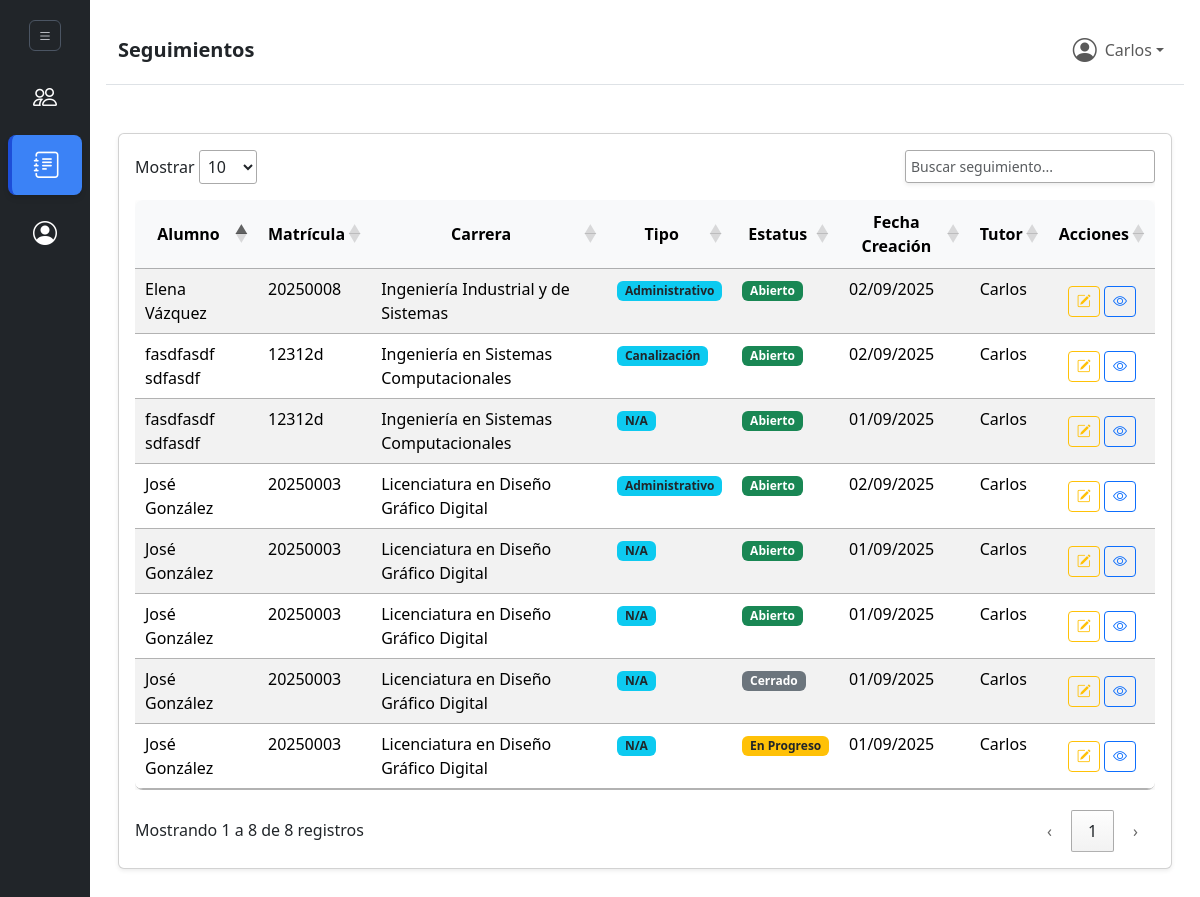
The page /seguimientos (signed in) on the database its author committed.
### tables this page shows
CREATE TABLE `seguimientos` (
  `id_seguimiento` bigint(20) UNSIGNED NOT NULL,
  `descripcion` text NOT NULL,
  `estatus` tinyint(4) NOT NULL DEFAULT 1 COMMENT '1=Abierto, 2=En Progreso, 3=Cerrado',
  `fecha_creacion` timestamp NOT NULL DEFAULT current_timestamp(),
  `fecha_movimiento` timestamp NOT NULL DEFAULT current_timestamp() ON UPDATE current_timestamp(),
  `fecha_compromiso` date DEFAULT NULL,
  `usuarios_id_usuario_movimiento` int(10) UNSIGNED DEFAULT NULL,
  `alumnos_id_alumno` int(10) UNSIGNED NOT NULL,
  `tutor_id` int(10) UNSIGNED DEFAULT NULL,
  `tipo_seguimiento_id` int(10) UNSIGNED DEFAULT NULL
);

CREATE TABLE `alumnos` (
  `id_alumno` int(10) UNSIGNED NOT NULL,
  `matricula` varchar(20) NOT NULL,
  `nombre` varchar(120) NOT NULL,
  `apellido_paterno` varchar(60) NOT NULL,
  `apellido_materno` varchar(60) DEFAULT NULL,
  `estatus` tinyint(4) NOT NULL DEFAULT 1 COMMENT '1=Activo, 0=Inactivo, 2=Egresado, 3=Baja',
  `fecha_creacion` timestamp NOT NULL DEFAULT current_timestamp(),
  `fecha_movimiento` timestamp NOT NULL DEFAULT current_timestamp() ON UPDATE current_timestamp(),
  `usuarios_id_usuario_movimiento` int(10) UNSIGNED DEFAULT NULL,
  `carreras_id_carrera` int(10) UNSIGNED NOT NULL,
  `grupos_id_grupo` int(10) UNSIGNED DEFAULT NULL
);

CREATE TABLE `carreras` (
  `id_carrera` int(10) UNSIGNED NOT NULL,
  `nombre` varchar(100) NOT NULL,
  `fecha_creacion` timestamp NOT NULL DEFAULT current_timestamp(),
  `fecha_movimiento` timestamp NOT NULL DEFAULT current_timestamp() ON UPDATE current_timestamp(),
  `usuarios_id_usuario_movimiento` int(10) UNSIGNED DEFAULT NULL,
  `usuarios_id_usuario_coordinador` int(10) UNSIGNED DEFAULT NULL
);

CREATE TABLE `tipo_seguimiento` (
  `id_tipo_seguimiento` int(10) UNSIGNED NOT NULL,
  `nombre` varchar(100) NOT NULL
);

CREATE TABLE `usuarios` (
  `id_usuario` int(10) UNSIGNED NOT NULL,
  `nombre` varchar(80) NOT NULL,
  `apellido_paterno` varchar(50) NOT NULL,
  `apellido_materno` varchar(50) DEFAULT NULL,
  `email` varchar(100) NOT NULL,
  `password` varchar(255) NOT NULL COMMENT 'Almacenar siempre como hash, nunca texto plano',
  `estatus` tinyint(4) NOT NULL DEFAULT 1 COMMENT '1=Activo, 0=Inactivo',
  `fecha_creacion` timestamp NOT NULL DEFAULT current_timestamp(),
  `fecha_movimiento` timestamp NOT NULL DEFAULT current_timestamp() ON UPDATE current_timestamp(),
  `usuarios_id_usuario_movimiento` int(10) UNSIGNED DEFAULT NULL,
  `niveles_usuarios_id_nivel_usuario` int(10) UNSIGNED NOT NULL
);

### controllers/seguimientoController.php (called while the page is built, shortened)
<?php
class SeguimientoController {
    private $conn;
    public function __construct($conn) {
        $this->conn = $conn;
    }
    public function obtenerSeguimientosPorRol($id_usuario, $id_nivel_usuario) {
        $sql_base = "
            SELECT
                s.id_seguimiento,
                s.descripcion,
                s.estatus,
                s.fecha_creacion,
                s.fecha_compromiso,
                a.id_alumno,
                CONCAT(a.nombre, ' ', a.apellido_paterno) AS nombre_alumno,
                a.matricula,
                c.nombre AS nombre_carrera,
                u.nombre AS nombre_tutor,
                ts.nombre AS tipo_seguimiento
            FROM seguimientos s
            JOIN alumnos a ON s.alumnos_id_alumno = a.id_alumno
            JOIN usuarios u ON s.usuarios_id_usuario_movimiento = u.id_usuario
            JOIN carreras c ON a.carreras_id_carrera = c.id_carrera
            LEFT JOIN tipo_seguimiento ts ON s.tipo_seguimiento_id = ts.id_tipo_seguimiento
            LEFT JOIN usuarios ut ON s.tutor_id = ut.id_usuario
            ";
        $params = [];
        switch ($id_nivel_usuario) {
            case 3:
                $sql_base .= " WHERE s.tutor_id = :id_usuario";
                $params[':id_usuario'] = $id_usuario;
                break;
        }
        $sql_base .= " ORDER BY c.nombre ASC, s.fecha_creacion DESC";
        try {
            $stmt = $this->conn->prepare($sql_base);
            $stmt->execute($params);
            return $stmt->fetchAll(PDO::FETCH_ASSOC);
        } catch (PDOException $e) {
            return [];
        }
    }
}

### views/seguimientos.php (the view, shortened to what this page needs)
<?php
require_once __DIR__ . "/../controllers/authController.php";
require_once __DIR__ . "/../controllers/seguimientoController.php";
include 'objects/header.php';
$id_usuario_actual = $_SESSION['usuario_id'];
$id_nivel_usuario = $_SESSION['usuario_nivel'];
$seguimientoController = new SeguimientoController($conn);
$seguimientos = $seguimientoController->obtenerSeguimientosPorRol($id_usuario_actual, $id_nivel_usuario);
function getEstatusBadge(int $estatus): string {
    switch ($estatus) {
        case 1: return '<span class="badge bg-success">Abierto</span>';
        case 2: return '<span class="badge bg-warning text-dark">En Progreso</span>';
        case 3: return '<span class="badge bg-secondary">Cerrado</span>';
    }
}
function formatFecha(?string $fecha): string {
    return date("d/m/Y", strtotime($fecha));
}
?>
<div class="container py-5">
    <div class="card shadow-sm">
        <div class="card-body">
            <?php if (empty($seguimientos)): ?>
                <div class="text-center p-4">
                    <p class="mb-0">No hay seguimientos para mostrar.</p>
                </div>
            <?php else: ?>
                <div class="table-responsive">
                    <table id="tabla-seguimientos" class="table table-striped table-hover">
                        <thead class="table-light">
                            <tr>
                                <th>Alumno</th>
                                <th>Matrícula</th>
                                <th>Carrera</th>
                                <th>Tipo</th>
                                <th>Estatus</th>
                                <th>Fecha Creación</th>
                                <th>Tutor</th>
                                <th>Acciones</th>
                            </tr>
                        </thead>
                        <tbody>
                            <?php foreach ($seguimientos as $s): ?>
                                <tr>
                                    <td><?= htmlspecialchars($s['nombre_alumno']) ?></td>
                                    <td><?= htmlspecialchars($s['matricula']) ?></td>
                                    <td><?= htmlspecialchars($s['nombre_carrera']) ?></td>
                                    <td>
                                        <span class="badge bg-info text-dark">
                                            <?= htmlspecialchars($s['tipo_seguimiento'] ?? 'N/A') ?>
                                        </span>
                                    </td>
                                    <td><?= getEstatusBadge((int)$s['estatus']) ?></td>
                                    <td><?= formatFecha($s['fecha_creacion']) ?></td>
                                    <td><?= htmlspecialchars($s['nombre_tutor']) ?></td>
                                    <td>
                                        <a href="editar_seguimiento.php?id_seguimiento=<?= $s['id_seguimiento'] ?>"
                                           class="btn btn-sm btn-outline-warning"
                                           data-bs-toggle="tooltip"
                                           data-bs-placement="top"
                                           title="Editar este Seguimiento">
                                            <i class="bi bi-pencil-square"></i>
                                        </a>
                                        <a href="ver_seguimientos.php?id_alumno=<?= $s['id_alumno'] ?>"
                                           class="btn btn-sm btn-outline-primary"
                                           data-bs-toggle="tooltip"
                                           data-bs-placement="top"
                                           title="Ver Seguimientos del Alumno">
                                            <i class="bi bi-eye"></i>
                                        </a>
                                    </td>
                                </tr>
                            <?php endforeach; ?>
                        </tbody>
                    </table>
                </div>
            <?php endif; ?>
        </div>
    </div>
</div>
<?php include 'objects/footer.php'; ?>

### views/seguimientos.php (style rules this page uses)
#tabla-seguimientos { border-radius: 0.5rem; overflow: hidden; box-shadow: 0 2px 6px rgba(0,0,0,0.08); }
#tabla-seguimientos thead th { background: #f8f9fa; font-weight: 600; text-align: center; vertical-align: middle; }
#tabla-seguimientos td:last-child, #tabla-seguimientos td .badge { text-align: center; vertical-align: middle; }

### rows shown on the page
seguimientos: nombre_alumno "fasdfasdf sdfasdf", alumnos_id_alumno.matricula "12312d", carreras.nombre "Ingeniería en Sistemas Computacionales", tipo_seguimiento.nombre "Canalización", estatus "Abierto", fecha_creacion "02/09/2025", tutor.nombre "Carlos"
seguimientos: nombre_alumno "fasdfasdf sdfasdf", alumnos_id_alumno.matricula "12312d", carreras.nombre "Ingeniería en Sistemas Computacionales", tipo_seguimiento "N/A", estatus "Abierto", fecha_creacion "01/09/2025", tutor.nombre "Carlos"
seguimientos: nombre_alumno "Elena Vázquez", alumnos_id_alumno.matricula "20250008", carreras.nombre "Ingeniería Industrial y de Sistemas", tipo_seguimiento.nombre "Administrativo", estatus "Abierto", fecha_creacion "02/09/2025", tutor.nombre "Carlos"
seguimientos: nombre_alumno "José González", alumnos_id_alumno.matricula "20250003", carreras.nombre "Licenciatura en Diseño Gráfico Digital", tipo_seguimiento.nombre "Administrativo", estatus "Abierto", fecha_creacion "02/09/2025", tutor.nombre "Carlos"
seguimientos: nombre_alumno "José González", alumnos_id_alumno.matricula "20250003", carreras.nombre "Licenciatura en Diseño Gráfico Digital", tipo_seguimiento "N/A", estatus "Abierto", fecha_creacion "01/09/2025", tutor.nombre "Carlos"
seguimientos: nombre_alumno "José González", alumnos_id_alumno.matricula "20250003", carreras.nombre "Licenciatura en Diseño Gráfico Digital", tipo_seguimiento "N/A", estatus "Abierto", fecha_creacion "01/09/2025", tutor.nombre "Carlos"
seguimientos: nombre_alumno "José González", alumnos_id_alumno.matricula "20250003", carreras.nombre "Licenciatura en Diseño Gráfico Digital", tipo_seguimiento "N/A", estatus "Cerrado", fecha_creacion "01/09/2025", tutor.nombre "Carlos"
seguimientos: nombre_alumno "José González", alumnos_id_alumno.matricula "20250003", carreras.nombre "Licenciatura en Diseño Gráfico Digital", tipo_seguimiento "N/A", estatus "En Progreso", fecha_creacion "01/09/2025", tutor.nombre "Carlos"

### other values the page prints
$page_title "Seguimientos"
$_SESSION['usuario_nombre'] "Carlos"
